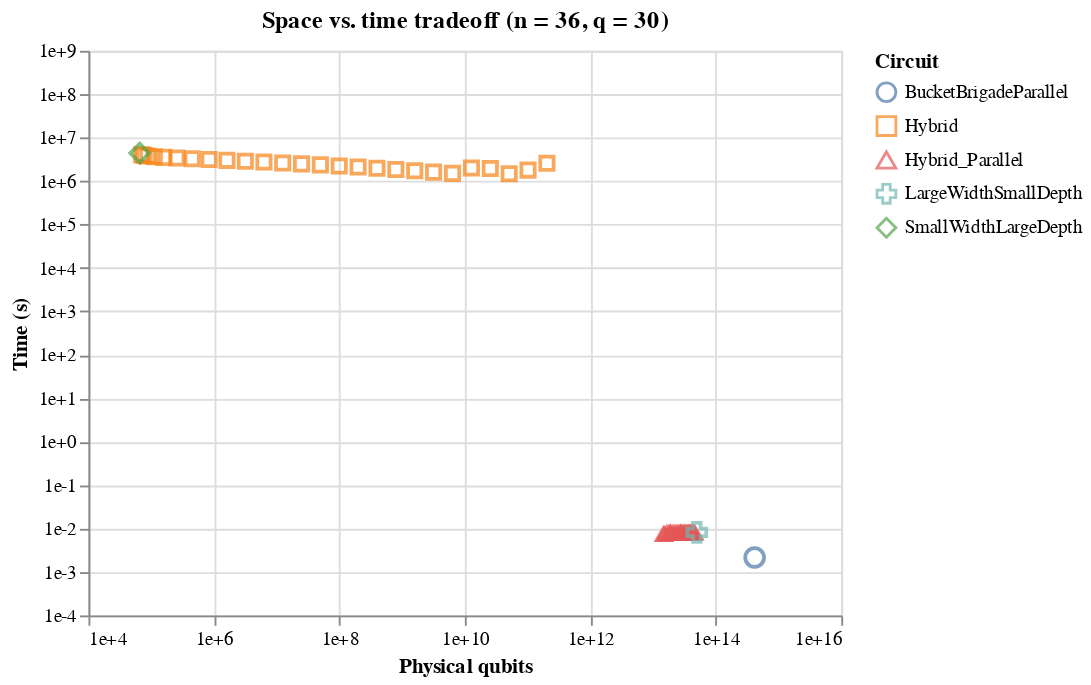

Source (notebook cell):
### Code cell
# Space vs. time tradeoff
hybrids = df[np.logical_and([(df['name'][i] == "Hybrid" or df['name'][i] == "Hybrid_Parallel") for i in range(df.shape[0])], np.logical_and(df['n'] == 36, df['q'] == 30))]

nonhybrids = df[np.logical_and([df['name'][i][0:6] != "Hybrid" and df['name'][i][0:6] != "Double" for i in range(df.shape[0])], np.logical_and(df['n'] == 36, np.logical_or(df['q'] == 30, df['q'] == 0)))]
nonhybrids = nonhybrids[nonhybrids['name'] != "BucketBrigade"]


lines = Chart(hybrids, name="space_v_time_basic_bucket", title="Space vs. time tradeoff (n = 36, q = 30)").mark_point(size=50).encode(x=X('total_phys_q',
                                  scale=Scale(type='log',
                                              domain=[1e4,1e16]),
                                  axis=Axis(title="Physical qubits",
                                            format="e", tickCount=6)),
                              y=Y('total_time',
                                  scale=Scale(type='log',domain=[1e-4,1e9]),
                                  axis=Axis(title="Time (s)",
                                            format="e")),
                               shape='name',                                                                                     
                              color=Color('name', legend=Legend(title="Circuit"))
                              )

points = Chart(nonhybrids).mark_point(size=100).encode(x=X('total_phys_q'), y=('total_time'), shape='name', color='name')

lines + points
